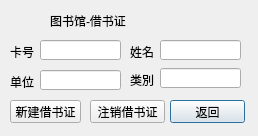
<?xml version="1.0" encoding="UTF-8"?>
<ui version="4.0">
 <class>DCard</class>
 <widget class="QDialog" name="DCard">
  <property name="geometry">
   <rect>
    <x>0</x>
    <y>0</y>
    <width>258</width>
    <height>136</height>
   </rect>
  </property>
  <property name="windowTitle">
   <string>Dialog</string>
  </property>
  <widget class="QLabel" name="label">
   <property name="geometry">
    <rect>
     <x>50</x>
     <y>10</y>
     <width>81</width>
     <height>21</height>
    </rect>
   </property>
   <property name="text">
    <string>图书馆-借书证</string>
   </property>
  </widget>
  <widget class="QPushButton" name="pushButtonback">
   <property name="geometry">
    <rect>
     <x>170</x>
     <y>100</y>
     <width>75</width>
     <height>23</height>
    </rect>
   </property>
   <property name="text">
    <string>返回</string>
   </property>
  </widget>
  <widget class="QPushButton" name="pushButtonestablish">
   <property name="geometry">
    <rect>
     <x>10</x>
     <y>100</y>
     <width>71</width>
     <height>23</height>
    </rect>
   </property>
   <property name="text">
    <string>新建借书证</string>
   </property>
  </widget>
  <widget class="QPushButton" name="pushButtoncancel">
   <property name="geometry">
    <rect>
     <x>90</x>
     <y>100</y>
     <width>75</width>
     <height>23</height>
    </rect>
   </property>
   <property name="text">
    <string>注销借书证</string>
   </property>
  </widget>
  <widget class="QLabel" name="label_2">
   <property name="geometry">
    <rect>
     <x>10</x>
     <y>42</y>
     <width>54</width>
     <height>20</height>
    </rect>
   </property>
   <property name="text">
    <string>卡号</string>
   </property>
  </widget>
  <widget class="QLabel" name="label_3">
   <property name="geometry">
    <rect>
     <x>130</x>
     <y>42</y>
     <width>54</width>
     <height>20</height>
    </rect>
   </property>
   <property name="text">
    <string>姓名</string>
   </property>
  </widget>
  <widget class="QLabel" name="label_4">
   <property name="geometry">
    <rect>
     <x>10</x>
     <y>72</y>
     <width>54</width>
     <height>20</height>
    </rect>
   </property>
   <property name="text">
    <string>单位</string>
   </property>
  </widget>
  <widget class="QLabel" name="label_5">
   <property name="geometry">
    <rect>
     <x>130</x>
     <y>70</y>
     <width>54</width>
     <height>20</height>
    </rect>
   </property>
   <property name="text">
    <string>类別</string>
   </property>
  </widget>
  <widget class="QLineEdit" name="lineEditcno">
   <property name="geometry">
    <rect>
     <x>40</x>
     <y>40</y>
     <width>81</width>
     <height>20</height>
    </rect>
   </property>
  </widget>
  <widget class="QLineEdit" name="lineEditname">
   <property name="geometry">
    <rect>
     <x>160</x>
     <y>40</y>
     <width>81</width>
     <height>20</height>
    </rect>
   </property>
  </widget>
  <widget class="QLineEdit" name="lineEditdepartment">
   <property name="geometry">
    <rect>
     <x>40</x>
     <y>70</y>
     <width>81</width>
     <height>20</height>
    </rect>
   </property>
  </widget>
  <widget class="QLineEdit" name="lineEdittype">
   <property name="geometry">
    <rect>
     <x>160</x>
     <y>68</y>
     <width>81</width>
     <height>20</height>
    </rect>
   </property>
  </widget>
 </widget>
 <resources/>
 <connections>
  <connection>
   <sender>pushButtonback</sender>
   <signal>clicked()</signal>
   <receiver>DCard</receiver>
   <slot>accept()</slot>
   <hints>
    <hint type="sourcelabel">
     <x>216</x>
     <y>114</y>
    </hint>
    <hint type="destinationlabel">
     <x>220</x>
     <y>130</y>
    </hint>
   </hints>
  </connection>
 </connections>
</ui>
